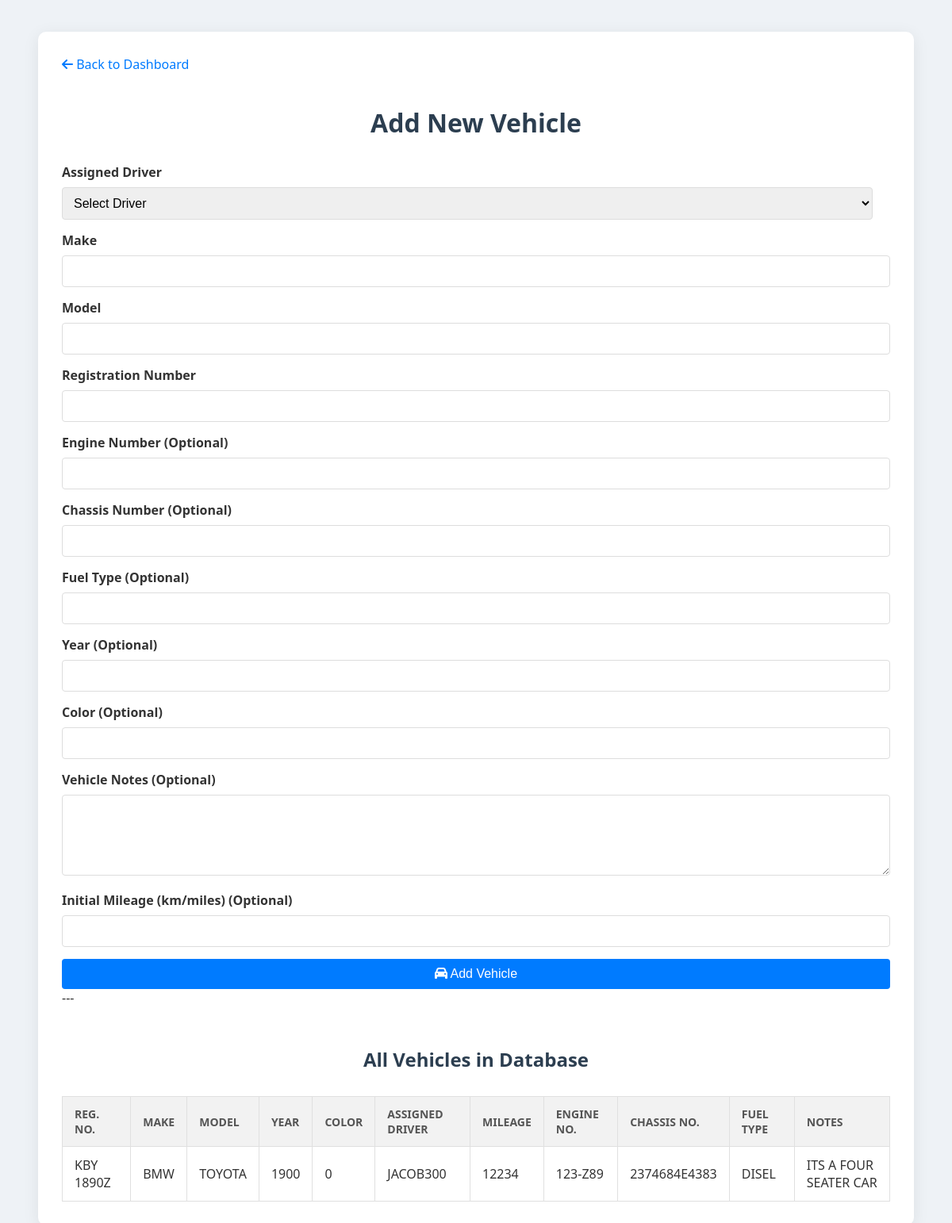
Page /dashboards/add_vehicle.php (signed in) on the committed database.
### tables this page shows
CREATE TABLE `vehicles` (
  `vehicle_id` int(11) NOT NULL,
  `driver_id` int(11) DEFAULT NULL,
  `make` varchar(100) NOT NULL,
  `model` varchar(100) NOT NULL,
  `registration_number` varchar(50) NOT NULL,
  `year` int(11) DEFAULT NULL,
  `color` varchar(50) DEFAULT NULL,
  `v_notes` text DEFAULT NULL,
  `v_milage` int(11) DEFAULT 0,
  `engine_number` varchar(100) DEFAULT NULL,
  `chassis_number` varchar(100) DEFAULT NULL,
  `fuel_type` varchar(50) DEFAULT NULL,
  `created_at` timestamp NOT NULL DEFAULT current_timestamp(),
  `updated_at` timestamp NOT NULL DEFAULT current_timestamp() ON UPDATE current_timestamp()
);

CREATE TABLE `users` (
  `user_id` int(11) NOT NULL,
  `username` varchar(255) NOT NULL,
  `password` varchar(255) NOT NULL,
  `full_name` varchar(255) NOT NULL,
  `email` varchar(255) NOT NULL,
  `user_type` varchar(50) NOT NULL,
  `phone_number` varchar(20) DEFAULT NULL,
  `id_number` varchar(50) NOT NULL,
  `department` varchar(100) DEFAULT NULL,
  `can_view_all_job_cards` tinyint(1) DEFAULT 0,
  `can_create_job_cards` tinyint(1) DEFAULT 0,
  `can_edit_job_cards` tinyint(1) DEFAULT 0,
  `can_request_services` tinyint(1) DEFAULT 0,
  `can_update_job_status` tinyint(1) DEFAULT 0,
  `can_request_parts` tinyint(1) DEFAULT 0,
  `can_manage_inventory` tinyint(1) DEFAULT 0,
  `can_generate_invoices` tinyint(1) DEFAULT 0,
  `can_view_reports` tinyint(1) DEFAULT 0,
  `can_manage_users` tinyint(1) DEFAULT 0,
  `is_active` tinyint(1) DEFAULT 1,
  `dashboard_access` varchar(100) DEFAULT NULL,
  `reset_token` varchar(255) DEFAULT NULL,
  `reset_token_expiry` datetime DEFAULT NULL,
  `created_at` timestamp NOT NULL DEFAULT current_timestamp(),
  `updated_at` timestamp NOT NULL DEFAULT current_timestamp() ON UPDATE current_timestamp()
);

### dashboards/add_vehicle.php (the view, shortened to what this page needs)
<?php
include '../db_connect.php';
$error_message = '';
$vehicles = [];
$sql_vehicles = "SELECT v.*, u.username AS driver_name FROM vehicles v LEFT JOIN users u ON v.driver_id = u.user_id ORDER BY v.make, v.model";
$result_vehicles = $conn->query($sql_vehicles);
if ($result_vehicles) {
    $vehicles = $result_vehicles->fetch_all(MYSQLI_ASSOC);
} else {
    $error_message .= " Error fetching vehicles for display: " . $conn->error;
}
?>
<!DOCTYPE html>
<html lang="en">
<head>
    <link rel="stylesheet" href="https://cdnjs.cloudflare.com/ajax/libs/font-awesome/6.4.0/css/all.min.css">
</head>
<body>
    <div class="container">
        <a href="<?php echo BASE_URL; ?>/dashboards/admin_dashboard.php" class="back-link">
            <i class="fas fa-arrow-left"></i> Back to Dashboard
        </a>
        <h1>Add New Vehicle</h1>
        <form method="POST" action="">
            <div class="form-group">
                <label for="driver_id">Assigned Driver</label>
                <select id="driver_id" name="driver_id" required>
                    <option value="">Select Driver</option>
                </select>
            </div>
            <div class="form-group">
                <label for="make">Make</label>
                <input type="text" id="make" name="make" value="<?php echo htmlspecialchars($_POST['make'] ?? ''); ?>" required>
            </div>
            <div class="form-group">
                <label for="model">Model</label>
                <input type="text" id="model" name="model" value="<?php echo htmlspecialchars($_POST['model'] ?? ''); ?>" required>
            </div>
            <div class="form-group">
                <label for="registration_number">Registration Number</label>
                <input type="text" id="registration_number" name="registration_number" value="<?php echo htmlspecialchars($_POST['registration_number'] ?? ''); ?>" required>
            </div>
            <div class="form-group">
                <label for="engine_number">Engine Number (Optional)</label>
                <input type="text" id="engine_number" name="engine_number" value="<?php echo htmlspecialchars($_POST['engine_number'] ?? ''); ?>">
            </div>
            <div class="form-group">
                <label for="chassis_number">Chassis Number (Optional)</label>
                <input type="text" id="chassis_number" name="chassis_number" value="<?php echo htmlspecialchars($_POST['chassis_number'] ?? ''); ?>">
            </div>
            <div class="form-group">
                <label for="fuel_type">Fuel Type (Optional)</label>
                <input type="text" id="fuel_type" name="fuel_type" value="<?php echo htmlspecialchars($_POST['fuel_type'] ?? ''); ?>">
            </div>
            <div class="form-group">
                <label for="year">Year (Optional)</label>
                <input type="number" id="year" name="year" value="<?php echo htmlspecialchars($_POST['year'] ?? ''); ?>" min="1900" max="<?php echo date('Y') + 1; ?>">
            </div>
            <div class="form-group">
                <label for="color">Color (Optional)</label>
                <input type="text" id="color" name="color" value="<?php echo htmlspecialchars($_POST['color'] ?? ''); ?>">
            </div>
            <div class="form-group">
                <label for="v_notes">Vehicle Notes (Optional)</label>
                <textarea id="v_notes" name="v_notes"><?php echo htmlspecialchars($_POST['v_notes'] ?? ''); ?></textarea>
            </div>
            <div class="form-group">
                <label for="v_milage">Initial Mileage (km/miles) (Optional)</label>
                <input type="number" id="v_milage" name="v_milage" value="<?php echo htmlspecialchars($_POST['v_milage'] ?? ''); ?>" min="0">
            </div>
            <button type="submit" class="btn">
                <i class="fas fa-car"></i> Add Vehicle
            </button>
        </form>
        ---
        <div class="vehicle-list-section">
            <h2>All Vehicles in Database</h2>
            <?php if (!empty($vehicles)): ?>
                <table class="vehicle-table">
                    <thead>
                        <tr>
                            <th>Reg. No.</th>
                            <th>Make</th>
                            <th>Model</th>
                            <th>Year</th>
                            <th>Color</th>
                            <th>Assigned Driver</th>
                            <th>Mileage</th>
                            <th>Engine No.</th>
                            <th>Chassis No.</th>
                            <th>Fuel Type</th>
                            <th>Notes</th>
                        </tr>
                    </thead>
                    <tbody>
    <?php foreach ($vehicles as $vehicle): ?>
        <tr>
            <td><?php echo htmlspecialchars((string)$vehicle['registration_number']); ?></td>
            <td><?php echo htmlspecialchars((string)$vehicle['make']); ?></td>
            <td><?php echo htmlspecialchars((string)$vehicle['model']); ?></td>
            <td><?php echo htmlspecialchars((string)$vehicle['year']); ?></td>
            <td><?php echo htmlspecialchars((string)$vehicle['color']); ?></td>
            <td><?php echo htmlspecialchars($vehicle['driver_name'] ?? 'N/A'); ?></td>
            <td><?php echo htmlspecialchars((string)$vehicle['v_milage']); ?></td>
            <td><?php echo htmlspecialchars((string)$vehicle['engine_number']); ?></td>
            <td><?php echo htmlspecialchars((string)$vehicle['chassis_number']); ?></td>
            <td><?php echo htmlspecialchars((string)$vehicle['fuel_type']); ?></td>
            <td><?php echo htmlspecialchars((string)$vehicle['v_notes']); ?></td>
        </tr>
    <?php endforeach; ?>
</tbody>
                </table>
            <?php else: ?>
                <p class="no-vehicles">No vehicles found in the database.</p>
            <?php endif; ?>
        </div>
    </div>
</body>
</html>

### dashboards/add_vehicle.php (style rules this page uses)
body { font-family: 'Segoe UI', Tahoma, Geneva, Verdana, sans-serif; background-color: #eef2f6; margin: 0; padding: 20px; color: #333; }
.container { max-width: 90%; margin: 20px auto; background-color: #ffffff; padding: 30px; border-radius: 10px; box-shadow: 0 4px 20px rgba(0,0,0,0.08); }
h1, h2 { color: #2c3e50; margin-bottom: 30px; text-align: center; }
.form-group { margin-bottom: 15px; }
label { display: block; margin-bottom: 8px; font-weight: 600; }
input[type="text"], input[type="number"], select, textarea { width: calc(100% - 22px); padding: 10px; border: 1px solid #ddd; border-radius: 4px; font-size: 16px; }
textarea { resize: vertical; min-height: 80px; }
.btn { padding: 10px 20px; background-color: #007bff; color: white; border: none; border-radius: 4px; cursor: pointer; font-size: 16px; width: 100%; }
.back-link { display: inline-block; margin-bottom: 20px; color: #007bff; text-decoration: none; }
.vehicle-list-section { margin-top: 50px; }
.vehicle-table { width: 100%; border-collapse: collapse; margin-top: 20px; }
.vehicle-table th, .vehicle-table td { border: 1px solid #e0e0e0; padding: 12px 15px; text-align: left; }
.vehicle-table th { background-color: #f2f2f2; font-weight: 700; color: #555; text-transform: uppercase; font-size: 14px; }

### rows in the picture
vehicles: registration_number "KBY 1890Z", make "BMW", model "TOYOTA", year "1900", color "0", driver.username "JACOB300", v_milage "12234", engine_number "123-Z89", chassis_number "2374684E4383", fuel_type "DISEL", v_notes "ITS A FOUR SEATER CAR"
